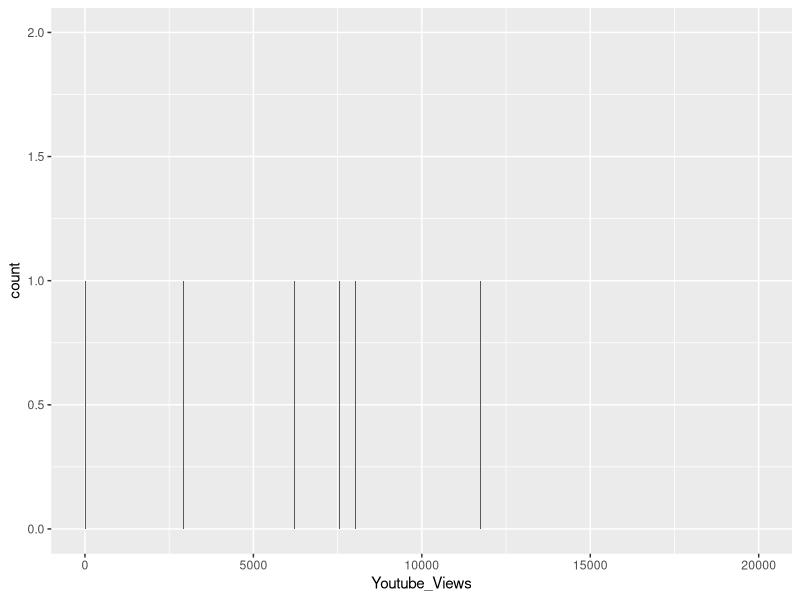

Recreate this plot in R.
library(readr)
dataset <- read_csv("YouTube_FB_2800.csv")
library(ggplot2)
g <- ggplot(data = dataset, aes(x = Youtube_Views))
g <- g + geom_histogram(mapping = NULL, data = NULL, stat = "count", position = "stack", binwidth = 10, bins = NULL, na.rm = FALSE, show.legend = NA, inherit.aes = TRUE)
g <- g + xlim(0, 20000)
print(g)